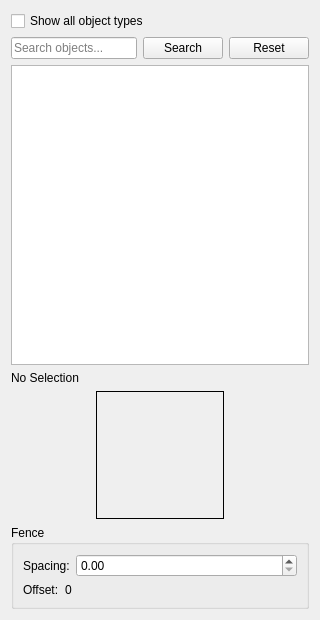
<?xml version="1.0" encoding="UTF-8"?>
<ui version="4.0">
 <class>WBQtFencePanel</class>
 <widget class="QWidget" name="WBQtFencePanel">
  <property name="geometry">
   <rect>
    <x>0</x>
    <y>0</y>
    <width>320</width>
    <height>620</height>
   </rect>
  </property>
  <property name="windowTitle">
   <string>Fence Options</string>
  </property>
  <layout class="QVBoxLayout" name="rootLayout" stretch="0,0,3,0,0,0">
   <item>
    <widget class="QCheckBox" name="showAll">
     <property name="text">
      <string>Show all object types</string>
     </property>
    </widget>
   </item>
   <item>
    <layout class="QHBoxLayout" name="searchRow" stretch="1,0,0">
     <item>
      <widget class="QLineEdit" name="search">
       <property name="placeholderText">
        <string>Search objects...</string>
       </property>
      </widget>
     </item>
     <item>
      <widget class="QPushButton" name="searchBtn">
       <property name="text">
        <string>Search</string>
       </property>
      </widget>
     </item>
     <item>
      <widget class="QPushButton" name="resetBtn">
       <property name="text">
        <string>Reset</string>
       </property>
      </widget>
     </item>
    </layout>
   </item>
   <item>
    <widget class="QTreeWidget" name="tree">
     <property name="sizePolicy">
      <sizepolicy hsizetype="Preferred" vsizetype="Expanding">
       <horstretch>0</horstretch>
       <verstretch>0</verstretch>
      </sizepolicy>
     </property>
     <property name="minimumSize">
      <size>
       <width>0</width>
       <height>260</height>
      </size>
     </property>
     <property name="headerHidden">
      <bool>true</bool>
     </property>
    </widget>
   </item>
   <item>
    <widget class="QLabel" name="nameLabel">
     <property name="text">
      <string>No Selection</string>
     </property>
    </widget>
   </item>
   <item alignment="Qt::AlignHCenter">
    <widget class="QLabel" name="preview">
     <property name="minimumSize">
      <size>
       <width>128</width>
       <height>128</height>
      </size>
     </property>
     <property name="maximumSize">
      <size>
       <width>128</width>
       <height>128</height>
      </size>
     </property>
     <property name="frameShape">
      <enum>QFrame::Box</enum>
     </property>
     <property name="alignment">
      <set>Qt::AlignCenter</set>
     </property>
    </widget>
   </item>
   <item>
    <widget class="QGroupBox" name="fenceBox">
     <property name="title">
      <string>Fence</string>
     </property>
     <layout class="QVBoxLayout" name="fenceLay">
      <item>
       <layout class="QHBoxLayout" name="spacingRow" stretch="0,1">
        <item>
         <widget class="QLabel" name="spacingLabel">
          <property name="text">
           <string>Spacing:</string>
          </property>
         </widget>
        </item>
        <item>
         <widget class="QDoubleSpinBox" name="spacing">
          <property name="decimals">
           <number>2</number>
          </property>
          <property name="maximum">
           <double>1000000.000000000000000</double>
          </property>
         </widget>
        </item>
       </layout>
      </item>
      <item>
       <layout class="QHBoxLayout" name="offsetRow" stretch="0,1">
        <item>
         <widget class="QLabel" name="offsetTitleLabel">
          <property name="text">
           <string>Offset:</string>
          </property>
         </widget>
        </item>
        <item>
         <widget class="QLabel" name="offsetLabel">
          <property name="text">
           <string>0</string>
          </property>
         </widget>
        </item>
       </layout>
      </item>
     </layout>
    </widget>
   </item>
  </layout>
 </widget>
 <resources/>
 <connections/>
</ui>
